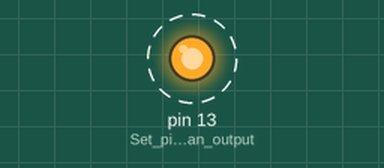
This sketch was run on a simulated Arduino Uno, built with avr-gcc and run on an emulated ATmega328P. On the bench: output pins drawn as LEDs (lit = HIGH). Dashed ring = blinking.

Above: at 0.5 s.
Timing chart, 0 to 4.6 s (numbered marks = the images above):
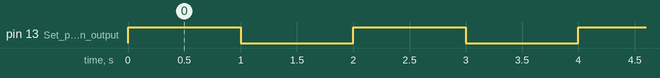

Measured:
- by itself, pin 13 (Set_pin_13_as_an_output): alternates HIGH for 1.0 s and LOW for 1.0 s

The sketch:

Light_Blinking.ino
```cpp
// Connections:
// GND = GND Pin
// Before  LED positive is connecting to Arduino connect 1k resistor between arduino and LED connection

#include <Arduino.h> // remove this line if using Arduino IDE

void setup() {
  pinMode(13, OUTPUT); // Set pin 13 as an output
}

void loop() {
  digitalWrite(13, HIGH); // Turn the LED on
  delay(1000);           // Wait for 1 second
  digitalWrite(13, LOW);  // Turn the LED off
  delay(1000);           // Wait for 1 second
}
```
